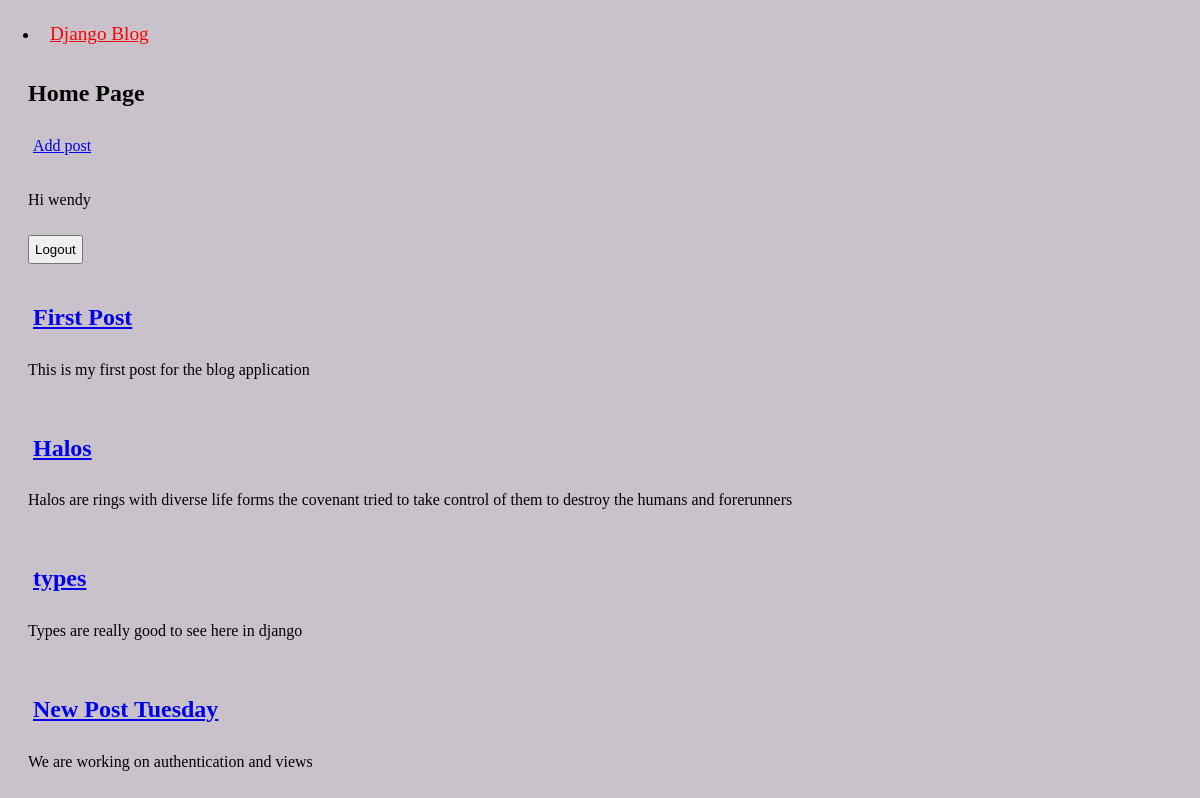
Screenshot of / (signed in) with the database file from the repository.
### blog/models.py (models this page shows, shortened)
class Post(models.Model):
    title = models.CharField(max_length=200)
    author = models.ForeignKey(
        User,
        on_delete=models.CASCADE
        )
    body = models.TextField()

### blog/views.py (the view)
# urls.py: path('', BlogListView.as_view(), name='home'),
class BlogListView(ListView):
    model = Post
    template_name = 'home.html'

### templates/home.html (shortened to what this page needs)
{% extends 'base.html' %}
{% block content %}
<h2> Home Page </h2>
<div class="new-post-btn">
    <a href="{% url 'new_post' %}">Add post</a>
</div>
    {% if user.is_authenticated %}
        <div class="user-area"></div>
        <p>Hi {{ user.username }}</p>
        <form action="{% url 'logout' %}" method="post">
            <button type="submit">Logout</button>
        </form>
        </div>
       {% if object_list %}
        {% for post in object_list %}
            <div class="post-entry">
                <h2><a href="{% url 'post_detail' post.pk %}"> {{ post.title }} </a> </h2>
                <p> {{ post.body }}</p>
            </div>
        {% endfor %}
    {% else %}
    <div>
        <p>You have no posts </p>
    </div>
    {% endif %}
    {% endif %}
{% endblock content %}

### static/styles.css (style rules this page uses)
* { box-sizing: border-box; padding: 5px; }
body { background-color: rgb(202, 194, 202); color: #000; }
.user-area { display: flex; align-items: center; justify-content: space-around; margin-left: auto; }

### rows the page displays
Post: title "First Post", body "This is my first post for the blog application"
Post: title "Halos", body "Halos are rings with diverse life forms the covenant tried to take control of them to destroy the humans and forerunners"
Post: title "types", body "Types are really good to see here in django"
Post: title "New Post Tuesday", body "We are working on authentication and views"

### other values shown
{{ user.username }} "wendy"
